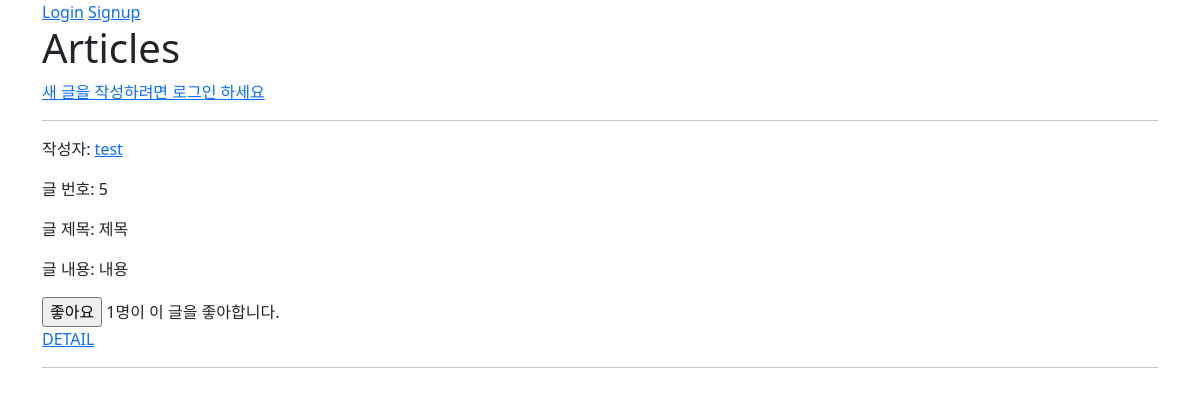
The app's page /articles/ with its own data.
### articles/models.py (models this page shows, shortened)
class Article(models.Model):
    user = models.ForeignKey(settings.AUTH_USER_MODEL, on_delete=models.CASCADE)
    like_users = models.ManyToManyField(settings.AUTH_USER_MODEL, related_name='like_articles')
    title = models.CharField(max_length=10)
    content = models.TextField()
    created_at = models.DateTimeField(auto_now_add=True)
    updated_at = models.DateTimeField(auto_now=True)

### accounts/models.py (models this page shows)
class User(AbstractUser):
    followings = models.ManyToManyField(settings.AUTH_USER_MODEL, symmetrical=False ,related_name='followers')

### articles/views.py (the view)
# urls.py: path('', views.index, name='index'),
@require_safe
def index(request):
    articles = Article.objects.order_by('-pk')
    context = {
        'articles': articles,
    }
    return render(request, 'articles/index.html', context)

### articles/templates/articles/index.html (shortened to what this page needs)
{% extends 'base.html' %}
{% block content %}
  <h1>Articles</h1>
  {% if request.user.is_authenticated %}
    <a href="{% url 'articles:create' %}">CREATE</a>
  {% else %}
    <a href="{% url 'accounts:login' %}">새 글을 작성하려면 로그인 하세요</a>
  {% endif %}
  <hr>
  {% for article in articles %}
    <p>작성자: <a href="{% url 'accounts:profile' article.user.username %}">{{ article.user }}</a></p>
    <p>글 번호: {{ article.pk }}</p>
    <p>글 제목: {{ article.title }}</p>
    <p>글 내용: {{ article.content }}</p>
    <div>
      <form action="{% url 'articles:likes' article.pk %}" method="POST">
        {% if user in article.like_users.all %}
          <input type="submit" value="좋아요 취소">
        {% else %}
          <input type="submit" value="좋아요">
        {% endif %}
        <span>{{ article.like_users.all|length }}명이 이 글을 좋아합니다.</span>
      </form>
    </div>
    <a href="{% url 'articles:detail' article.pk %}">DETAIL</a>
    <hr>
  {% endfor %}
{% endblock content %}

### records on screen
Article: user "test", pk "5", title "제목", content "내용", like_users.all|length "1"
